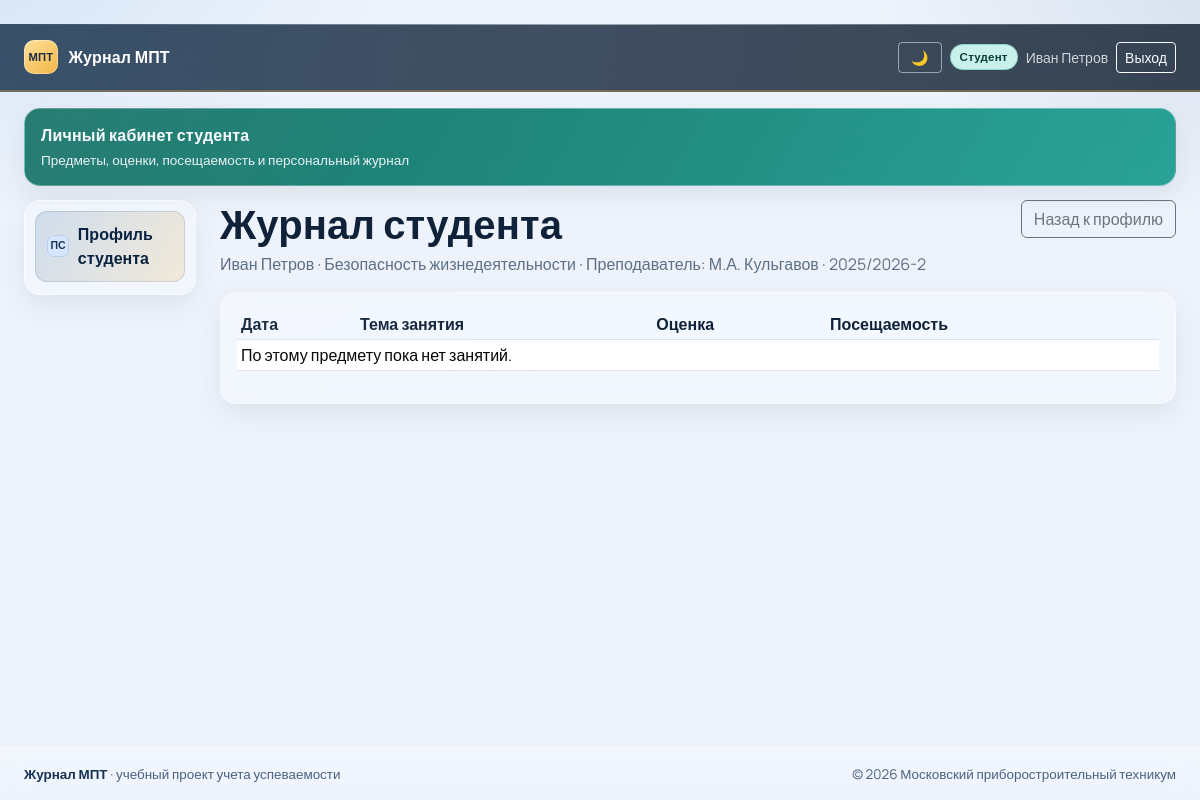
Page /students/1/courses/229/journal/ (signed in) on the committed database.
### users/models.py (models this page shows)
class Student(models.Model):
    user = models.OneToOneField(
        User,
        on_delete=models.CASCADE,
        related_name='student_profile',
        verbose_name='Пользователь',
    )
    group = models.ForeignKey(
        'core.Group',
        on_delete=models.CASCADE,
        related_name='students',
        verbose_name='Группа',
    )
    date_of_birth = models.DateField('Дата рождения', null=True, blank=True)
    class Meta:
        verbose_name = 'Студент'
        verbose_name_plural = 'Студенты'
    def __str__(self):
        return self.user.get_full_name() or self.user.username

class Teacher(models.Model):
    user = models.OneToOneField(
        User,
        on_delete=models.CASCADE,
        related_name='teacher_profile',
        verbose_name='Пользователь',
    )
    department = models.ForeignKey(
        'core.Department',
        on_delete=models.SET_NULL,
        related_name='teachers',
        null=True,
        blank=True,
        verbose_name='Отделение',
    )
    source = models.CharField('Источник', max_length=50, default='mpt.ru', db_index=True)
    external_id = models.CharField('Внешний ID', max_length=255, null=True, blank=True, db_index=True)
    is_active = models.BooleanField('Активен', default=True)
    class Meta:
        verbose_name = 'Преподаватель'
        verbose_name_plural = 'Преподаватели'
        constraints = [
            models.UniqueConstraint(fields=['source', 'external_id'], name='uniq_teacher_source_external_id'),
        ]
    def __str__(self):
        return self.user.get_full_name() or self.user.username

### grading/models.py (models this page shows, shortened)
class Course(models.Model):
    subject = models.ForeignKey(
        'core.Subject',
        on_delete=models.CASCADE,
        related_name='courses',
        verbose_name='Предмет',
    )
    teacher = models.ForeignKey(
        'users.Teacher',
        on_delete=models.CASCADE,
        related_name='courses',
        verbose_name='Преподаватель',
    )
    group = models.ForeignKey(
        'core.Group',
        on_delete=models.CASCADE,
        related_name='courses',
        verbose_name='Группа',
    )
    semester = models.CharField('Семестр', max_length=20)
    year = models.PositiveIntegerField('Год', null=True, blank=True)
    students = models.ManyToManyField('users.Student', through='StudentCourse', related_name='courses')
    source = models.CharField('Источник', max_length=50, default='mpt.ru', db_index=True)
    external_id = models.CharField('Внешний ID', max_length=255, null=True, blank=True, db_index=True)
    is_active = models.BooleanField('Активен', default=True)
    class Meta:
        verbose_name = 'Курс'
        verbose_name_plural = 'Курсы'
        ordering = ['-year', 'semester']
        constraints = [
            models.UniqueConstraint(
                fields=['subject', 'teacher', 'group', 'semester'],
                name='uniq_course_subject_teacher_group_semester',
            ),
            models.UniqueConstraint(fields=['source', 'external_id'], name='uniq_course_source_external_id'),
        ]

### core/models.py (models this page shows)
class Subject(models.Model):
    name = models.CharField('Название предмета', max_length=255, unique=True)
    department = models.ForeignKey(
        Department,
        on_delete=models.SET_NULL,
        related_name='subjects',
        null=True,
        blank=True,
        verbose_name='Отделение',
    )
    source = models.CharField('Источник', max_length=50, default='mpt.ru', db_index=True)
    external_id = models.CharField('Внешний ID', max_length=255, null=True, blank=True, db_index=True)
    is_active = models.BooleanField('Активен', default=True)
    class Meta:
        verbose_name = 'Предмет'
        verbose_name_plural = 'Предметы'
        ordering = ['name']
        constraints = [
            models.UniqueConstraint(fields=['source', 'external_id'], name='uniq_subject_source_external_id'),
        ]
    def __str__(self):
        return self.name

### users/views.py (the view, shortened to what this page needs)
class StudentCourseJournalView(LoginRequiredMixin, TemplateView):
    template_name = 'users/student_course_journal.html'
    def dispatch(self, request, *args, **kwargs):
        self.student = get_object_or_404(Student.objects.select_related('user', 'group'), pk=self.kwargs['student_id'])
        self.course = get_object_or_404(
            Course.objects.select_related('subject', 'group', 'teacher__user'),
            pk=self.kwargs['course_id'],
            group=self.student.group,
        )
        if not _can_access_student_profile(request.user, self.student):
            return HttpResponseForbidden('Нет доступа к журналу студента')
        return super().dispatch(request, *args, **kwargs)
    def get_context_data(self, **kwargs):
        context = super().get_context_data(**kwargs)
        student = self.student
        course = self.course
        lessons = list(Lesson.objects.filter(course=course).order_by('date', 'id'))
        grades_map = {g.date: g for g in Grade.objects.filter(student=student, course=course)}
        attendance_map = {a.lesson_id: a for a in Attendance.objects.filter(student=student, lesson__course=course)}
        rows = []
        context['student'] = student
        context['course'] = course
        context['rows'] = rows
        return context

### core/context_processors.py (called while the page is built, shortened)
def role_flags(request):
    user = request.user
    is_admin = user.is_superuser or user.groups.filter(name='Admin').exists()
    is_teacher = user.groups.filter(name='Teacher').exists()
    is_student = user.groups.filter(name='Student').exists()
    student_profile_id = None
    if is_student:
        try:
            student_profile_id = user.student_profile.id
        except Exception:
            student_profile_id = None
    display_name = user.get_full_name().strip() or user.username
    return {
        'is_admin': is_admin,
        'is_teacher': is_teacher,
        'is_student': is_student,
        'is_student_only': is_student and not is_teacher and not is_admin,
        'student_profile_id': student_profile_id,
        'display_name': display_name,
    }

### users/views.py (called while the page is built)
def _is_admin(user):
    return user.is_superuser or user.groups.filter(name='Admin').exists()

def _can_access_student_profile(user, student):
    if _is_admin(user):
        return True
    if student.user == user:
        return True
    return False

### users/templates/users/student_course_journal.html
﻿{% extends 'base.html' %}
{% block content %}
<div class="d-flex justify-content-between align-items-start mb-3">
  <div>
    <h1 class="page-title mb-1">Журнал студента</h1>
    <div class="muted">
      {{ student }} · {{ course.subject }}
      {% if course.teacher %}· Преподаватель: {{ course.teacher }}{% endif %}
      · {{ course.semester }}
    </div>
  </div>
  <a class="btn btn-outline-secondary" href="{% url 'student_detail' student.id %}">Назад к профилю</a>
</div>
<div class="panel p-3">
  <div class="table-responsive">
    <table class="table table-sm align-middle">
      <thead>
        <tr>
          <th>Дата</th>
          <th>Тема занятия</th>
          <th>Оценка</th>
          <th>Посещаемость</th>
        </tr>
      </thead>
      <tbody>
        {% for row in rows %}
        <tr>
          <td>{{ row.lesson.date }}</td>
          <td>{{ row.lesson.topic|default:'-' }}</td>
          <td>{% if row.grade %}{{ row.grade }}{% else %}-{% endif %}</td>
          <td>{{ row.attendance }}</td>
        </tr>
        {% empty %}
        <tr><td colspan="4" class="muted">По этому предмету пока нет занятий.</td></tr>
        {% endfor %}
      </tbody>
    </table>
  </div>
</div>
{% endblock %}

### templates/base.html (style rules this page uses)
:root { --mpt-deep: #0a2540; --mpt-blue: #124b8a; --mpt-sky: #2e86de; --mpt-gold: #f2b442; --bg: #eef3fb; --surface: #ffffff; --surface-2: #f3f7ff; --text: #10223a; --muted: #5e6f86; --border: #d9e3f2; --radius: 16px; --shadow: 0 10px 28px rgba(10, 37, 64, 0.08); --glass-bg: rgba(255, 255, 255, 0.28); --glass-border: rgba(255, 255, 255, 0.42); --glass-shine: rgba(255, 255, 255, 0.35); }
html, body { margin: 0; padding: 0; }
body { font-family: 'Manrope', sans-serif; color: var(--text); background: radial-gradient(1200px 700px at -10% -10%, rgba(46, 134, 222, .16), transparent 45%), radial-gradient(1000px 600px at 110% -5%, rgba(18, 75, 138, .14), transparent 45%), var(--bg); min-height: 100vh; display: flex; flex-direction: column; }
.panel { background: var(--glass-bg); border: 1px solid var(--glass-border); border-radius: var(--radius); box-shadow: var(--shadow); backdrop-filter: blur(13px) saturate(145%); -webkit-backdrop-filter: blur(13px) saturate(145%); position: relative; overflow: visible; }
.panel::before { content: ""; position: absolute; inset: 0; border-radius: inherit; background: linear-gradient(145deg, var(--glass-shine), transparent 40%); opacity: .18; pointer-events: none; }
.page-title { margin-bottom: 1rem; font-weight: 800; letter-spacing: .15px; }
.muted { color: var(--muted); }
.table thead th { background: var(--surface-2); color: var(--text); border-bottom: 1px solid var(--border); }

### rows in the picture
Student: user.last_name "Иван Петров"
Course: subject "Безопасность жизнедеятельности", teacher "М.А. Кульгавов", semester "2025/2026-2"

### other values in the picture
{{ display_name }} "Иван Петров"
